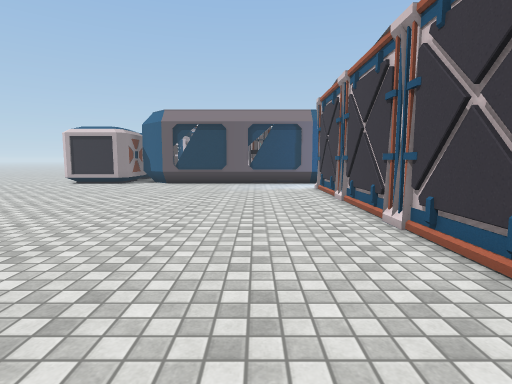
View 1 (above)

24 first-person views from a walk through a scene from a Unity 3-D project. The camera is 1.3 m above the floor, tilts 6° down and sees 80° across. The floor is counted in squares, 1 m on a side. Each view is taken from the middle of a square. On the plan, view 1 faces up. The plan holds only what a view shows up to about 14 squares ahead; the rest is blank. The place goes on beyond the plan. The player is left out. Door leaves are left out, so doorways stand open. Some surface patterns are stand-ins.

View 2
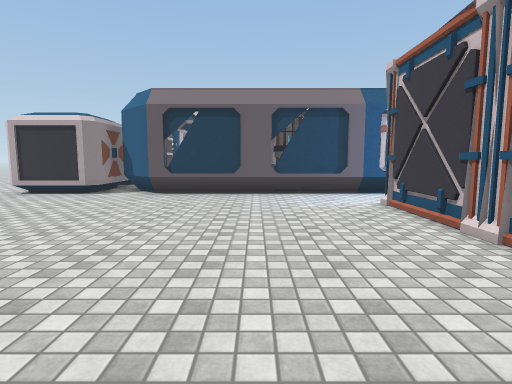

View 3
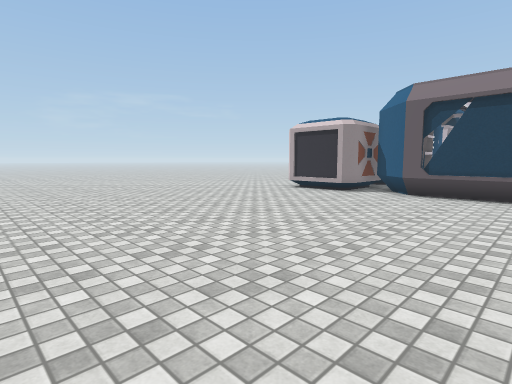

View 4
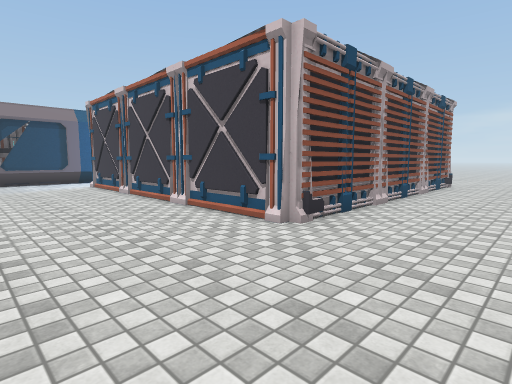

View 5
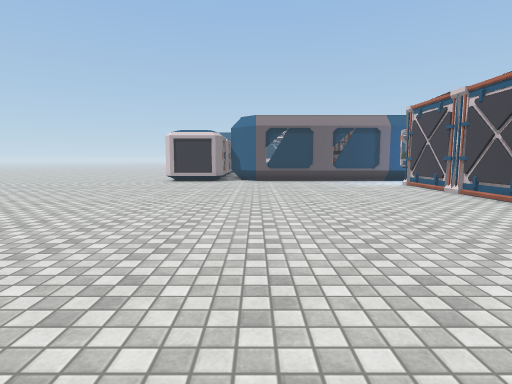

View 6
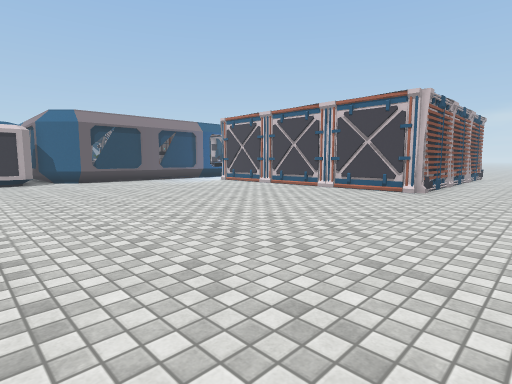

View 7
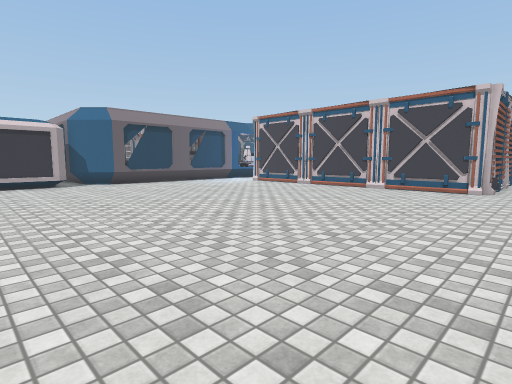

View 8
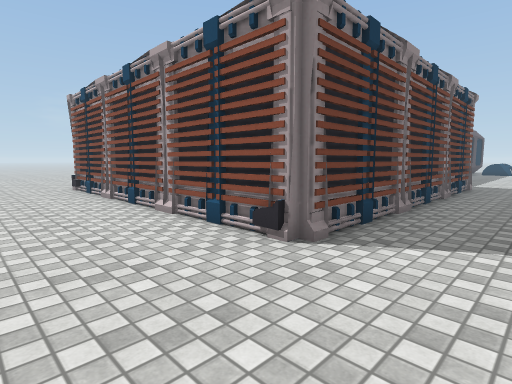

View 9
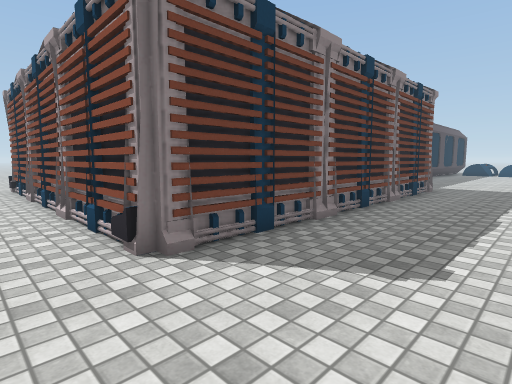

View 10
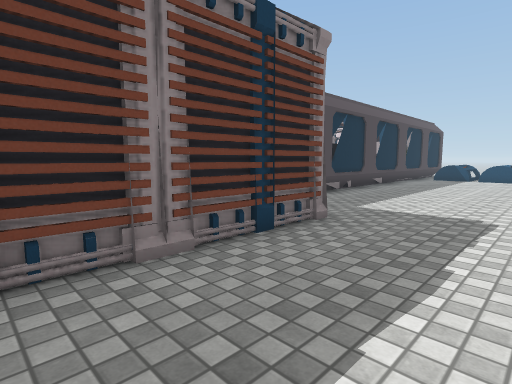

View 11
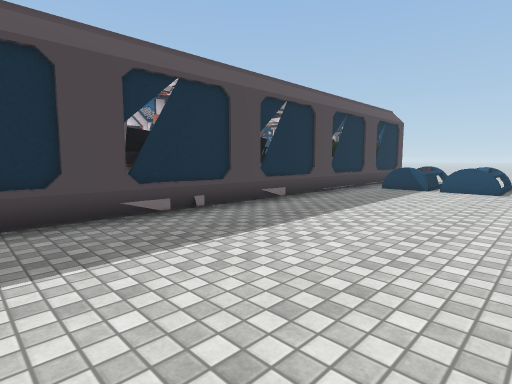

View 12
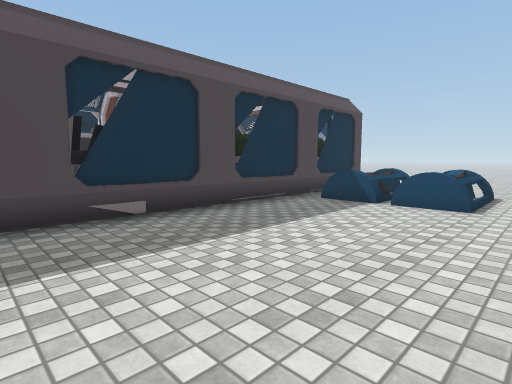

View 13
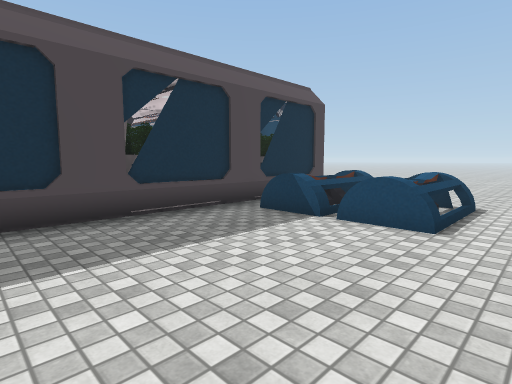

View 14
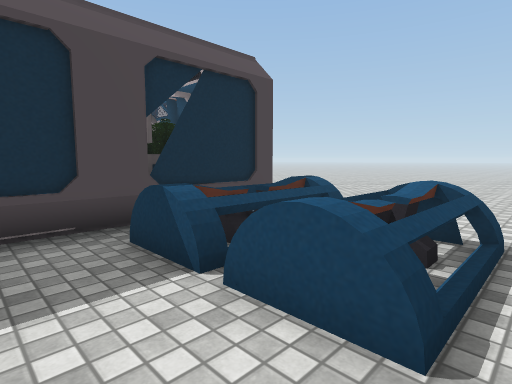

View 15
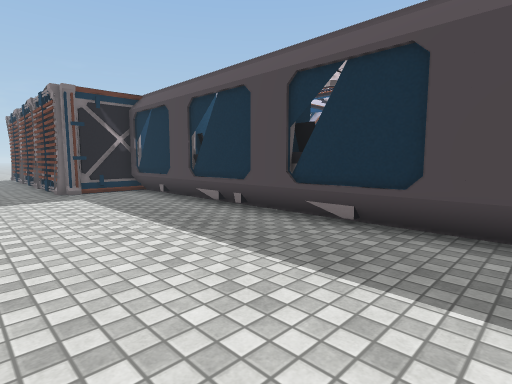

View 16
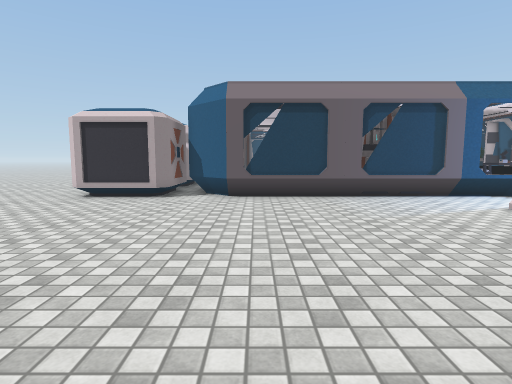

View 17
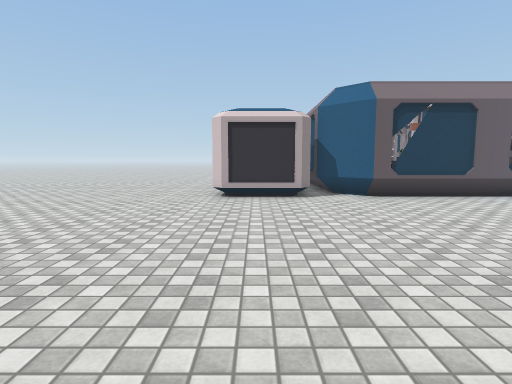

View 18
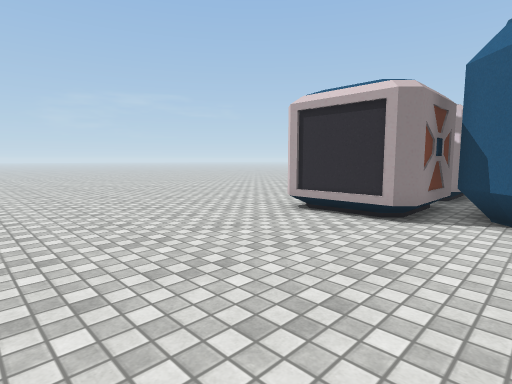

View 19
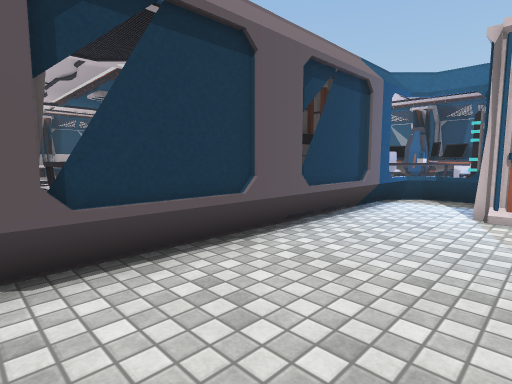

View 20
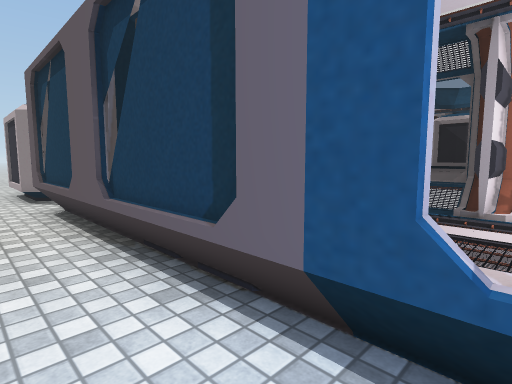

View 21
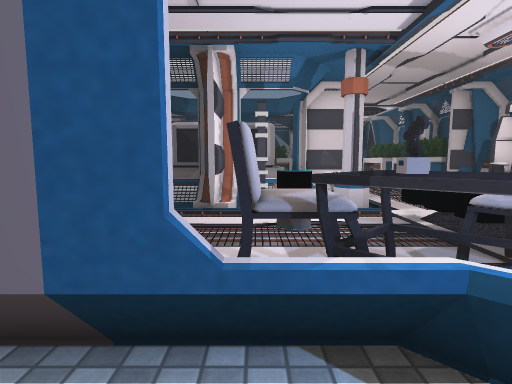

View 22
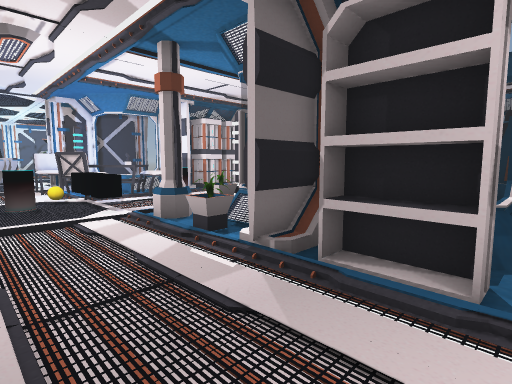

View 23
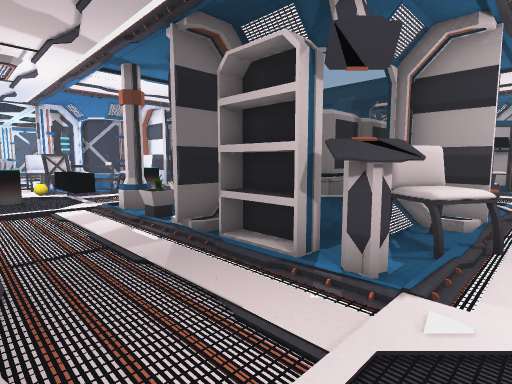

View 24
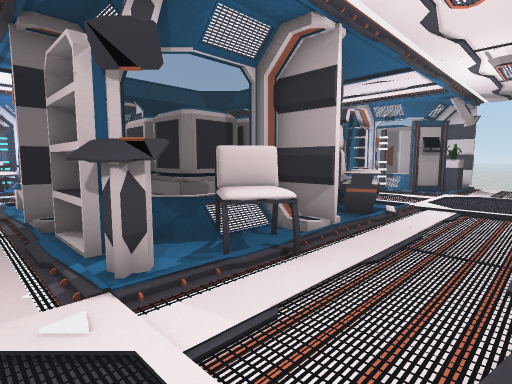

### Floor plan
Key: @ floor where view 1 was taken; # wall or solid block; . main floor; : floor 0.25 m higher than the main floor; D open door; = window, fence, low wall or low ledge; C container; H chair; B battery; E desk; L column; N console; A black cube; T table; P plant; S shelf; O other object.
Columns run from 11 left of view 1 to 19 right of it. Each row starts with its distance up from view 1.
 33              .D... .  OO#OOOO.
 32       :.......D...:   OO#OOOO.
 31   D...:.......D...:. .OO#OOOO.
 30   D..O:....OO.DHHNN..  O#OOOO..
 29     PO:...OOO #HHNN...OO.......
 28     =::.. OOCCCC#SS...OO.......
 27      #      CC  CSS...OO.......
 26                 C#DDDDD#.......
 25             CC CC::....=.......
 24             =C C##P...EE.......
 23              :###LL..O E.......
 22     C        :D#P:L::O E.......
 21    CC         D...A..  E.......
 20     COO       DOO.A.O EE.......
 19     CO O      DHH.AA.  E.......
 18     C# OO     DHHHHH O E.......
 17 .CCCC##=OO#BBB#=TTH. OEE......
 16 ................#TT.  EE.......
 15 .................=HH   =......
 14 ..............####DD   ####....
 13 ..............#           #....
 12 ..............#           #....
 11 ..............#           #....
 10 ..............#           #....
  9 ..............#           #...
  8 ..............#           #....
  7 ..............#           #...
  6 ..............#           #....
  5 ..............#           #....
  4 ..............#           #....
  3 ..............#           #....
  2 ..............#############....
  1  .............................
  0 ...........@...................
 -1   ...........................
 -2  . ..... . .....       ..... .

Positions as (right, up) in squares from view 1, and headings:
1: (0, 0), facing up
2: (-1, 5), facing up
3: (-1, 5), facing up-left
4: (-2, -2), facing up-right
5: (-5, -2), facing up
6: (-10, -2), facing up-right
7: (-11, 0), facing up-right
8: (18, -2), facing up-left
9: (19, 0), facing up-left
10: (19, 8), facing up-left
11: (19, 16), facing up-left
12: (19, 21), facing up-left
13: (19, 24), facing up-left
14: (18, 28), facing up-left
15: (18, 27), facing down-left
16: (-4, 6), facing up
17: (-9, 6), facing up
18: (-5, 10), facing up-left
19: (-5, 13), facing up-right
20: (4, 15), facing up-left
21: (4, 15), facing up
22: (10, 29), facing down-left
23: (10, 31), facing down-left
24: (8, 33), facing down-left
